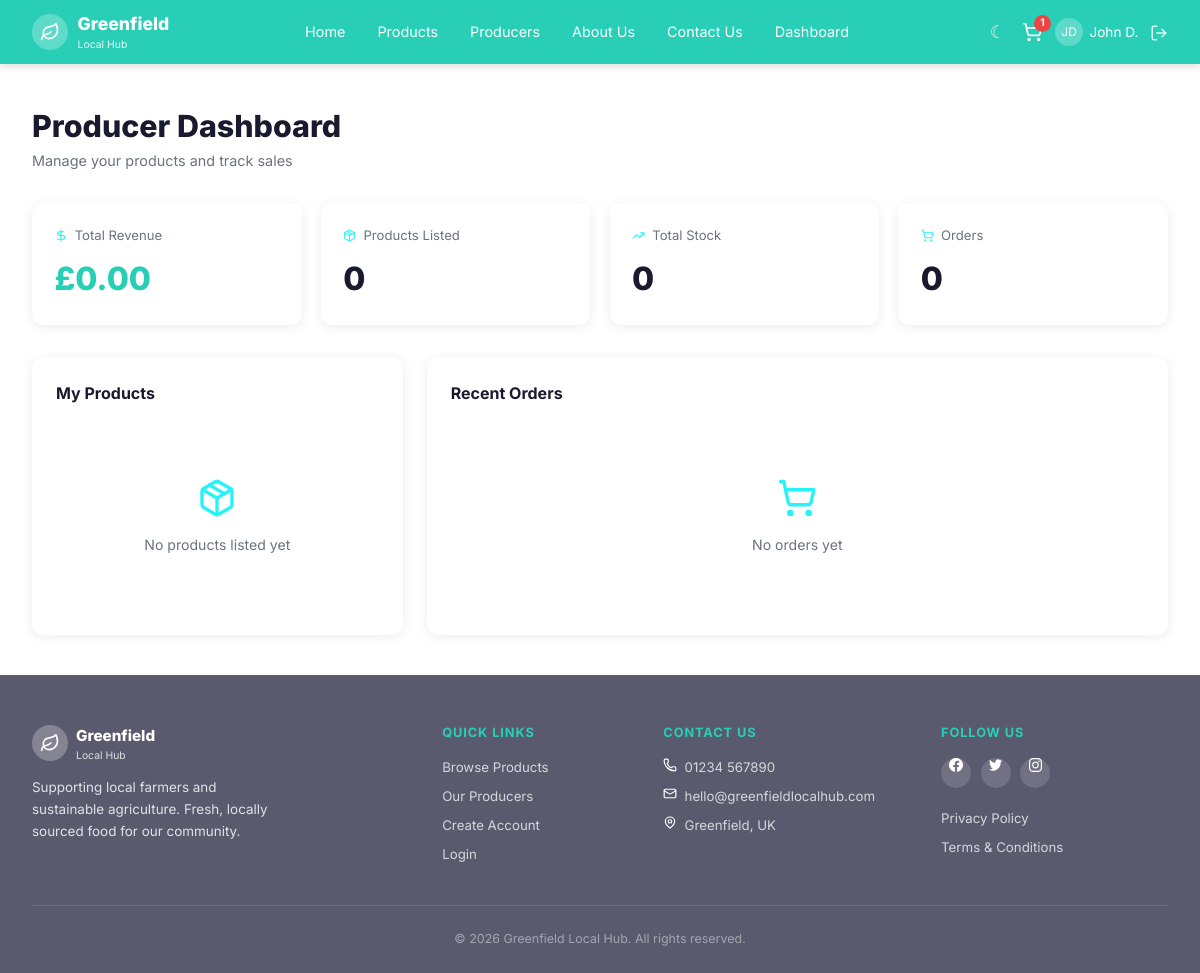
/dashboard/producer (signed in), run on the app's committed database.
### model.py (models this page shows, shortened)
class User(db.Model):
    __tablename__ = 'users'
    id = db.Column(db.Integer, primary_key=True)
    first_name = db.Column(db.String(100), nullable=False)
    last_name = db.Column(db.String(100), nullable=False)
    email = db.Column(db.String(200), unique=True, nullable=False)
    password_hash = db.Column(db.String(256), nullable=False)
    role = db.Column(db.String(20), default='customer')  # customer, producer, admin
    phone_number = db.Column(db.String(30))
    address = db.Column(db.Text)
    accessibility_preferences = db.Column(db.Text)
    is_active = db.Column(db.Boolean, default=True)
    security_question = db.Column(db.String(300))
    security_answer = db.Column(db.String(200))
    loyalty_points = db.Column(db.Integer, default=0)
    created_at = db.Column(db.DateTime, default=datetime.utcnow)
    cart_items = db.relationship('CartItem', backref='user', lazy=True,
                                 foreign_keys='CartItem.user_id')
    orders = db.relationship('Order', backref='user', lazy=True)
    @property
    def initials(self):
        return f"{self.first_name[0]}{self.last_name[0]}".upper()

### app.py (the view)
@app.route('/dashboard/producer')
@login_required
def dashboard_producer():
    user = get_current_user()
    if user.role != 'producer':
        return redirect(url_for(f'dashboard_{user.role}'))
    producer = Producer.query.filter_by(user_id=user.id).first()
    prods = Product.query.filter_by(producer_id=producer.id).all() if producer else []
    total_stock = sum(p.stock for p in prods)
    prod_ids = [p.id for p in prods]
    order_items = OrderItem.query.filter(
        OrderItem.product_id.in_(prod_ids)).all() if prod_ids else []
    order_ids = list({oi.order_id for oi in order_items})
    orders = Order.query.filter(Order.id.in_(order_ids))\
                        .order_by(Order.created_at.desc()).limit(5).all() \
        if order_ids else []
    total_revenue = sum(oi.price * oi.quantity for oi in order_items)
    return render_template('dashboard/producer.html', user=user,
                           producer=producer, products=prods,
                           total_stock=total_stock, total_revenue=total_revenue,
                           orders=orders)

### app.py (called while the page is built)
def get_current_user():
    if 'user_id' in session:
        return db.session.get(User, session['user_id'])
    return None

def get_cart_count():
    user = get_current_user()
    if user:
        return CartItem.query.filter_by(user_id=user.id).count()
    sid = session.get('guest_sid')
    if sid:
        return CartItem.query.filter_by(session_id=sid).count()
    return 0

def login_required(f):
    @wraps(f)
    def decorated(*args, **kwargs):
        if 'user_id' not in session:
            flash('Please log in to access this page.', 'error')
            return redirect(url_for('login'))
        return f(*args, **kwargs)
    return decorated

@app.context_processor
def inject_globals():
    return {
        'current_user': get_current_user(),
        'cart_count': get_cart_count(),
    }

### templates/dashboard/producer.html (shortened to what this page needs)
{% extends 'base.html' %}
{% block content %}
<div class="dash-page">
    <div class="dash-header">
        <h1>Producer Dashboard</h1>
        <p>Manage your products and track sales</p>
    </div>
    <div class="dash-stat-grid">
        <div class="stat-card">
            <div class="stat-card-hd"><img src="{{ url_for('static', filename='images/icons/dollar-sign.svg') }}" alt="revenue" class="icon-svg"> Total Revenue</div>
            <div class="stat-card-val green">£{{ '%.2f'|format(total_revenue) }}</div>
        </div>
        <div class="stat-card">
            <div class="stat-card-hd"><img src="{{ url_for('static', filename='images/icons/package.svg') }}" alt="package" class="icon-svg"> Products Listed</div>
            <div class="stat-card-val">{{ products|length }}</div>
        </div>
        <div class="stat-card">
            <div class="stat-card-hd"><img src="{{ url_for('static', filename='images/icons/trending-up.svg') }}" alt="trending" class="icon-svg"> Total Stock</div>
            <div class="stat-card-val">{{ total_stock }}</div>
        </div>
        <div class="stat-card">
            <div class="stat-card-hd"><img src="{{ url_for('static', filename='images/icons/shopping-cart.svg') }}" alt="cart" class="icon-svg"> Orders</div>
            <div class="stat-card-val">{{ orders|length }}</div>
        </div>
    </div>
    <div class="dash-two-col">
        <div class="dash-card" style="grid-column:1/2;">
            <div class="dash-card-title">My Products</div>
            {% if products %}
            {% for p in products %}
            <div class="prod-list-row">
                {% if p.image %}
                <img src="{{ p.image }}" alt="{{ p.name }}" class="prod-list-img">
                {% else %}
                <div class="prod-list-img-ph"><img src="{{ url_for('static', filename='images/icons/leaf.svg') }}" alt="leaf" class="icon-svg"></div>
                {% endif %}
                <div style="flex:1;">
                    <div class="prod-list-name">{{ p.name }}</div>
                    <div class="prod-list-meta">
                        Stock: {{ p.stock }} &nbsp;.&nbsp;
                        £{{ '%.2f'|format(p.price) }}/{{ p.unit }}
                    </div>
                </div>
                {% if p.in_stock %}
                <span class="badge-in">In Stock</span>
                {% else %}
                <span class="badge-out">Out of Stock</span>
                {% endif %}
            </div>
            {% endfor %}
            {% else %}
            <div class="empty-state">
                <div class="empty-icon"><img src="{{ url_for('static', filename='images/icons/package.svg') }}" alt="package" class="icon-svg"></div>
                <p>No products listed yet</p>
            </div>
            {% endif %}
        </div>
        <div class="dash-card">
            <div class="dash-card-title">Recent Orders</div>
            {% if orders %}
            {% for order in orders %}
            <div class="prod-list-row">
                <div style="flex:1;">
                    <div style="font-weight:600;font-size:.88rem;">Order #{{ order.id }}</div>
                    <div style="font-size:.78rem;color:var(--text-light);">
                        {{ order.created_at.strftime('%d %b %Y') }}
                        &nbsp;.&nbsp; {{ order.status|capitalize }}
                    </div>
                </div>
                <div style="font-weight:700;">£{{ '%.2f'|format(order.total) }}</div>
            </div>
            {% endfor %}
            {% else %}
            <div class="empty-state">
                <div class="empty-icon"><img src="{{ url_for('static', filename='images/icons/shopping-cart.svg') }}" alt="cart" class="icon-svg"></div>
                <p>No orders yet</p>
            </div>
            {% endif %}
        </div>
    </div>
</div>
{% endblock %}

### templates/base.html (shortened to what this page needs)
<!DOCTYPE html>
<html lang="en">
<head>
    <link rel="stylesheet" href="{{ url_for('static', filename='css/style.css') }}">
</head>
<body>
<nav class="navbar">
    <a href="{{ url_for('index') }}" class="nav-logo">
        <div class="logo-icon"><img src="{{ url_for('static', filename='images/icons/leaf.svg') }}" alt="leaf" class="icon-svg"></div>
        <div>
            <span class="logo-text-main">Greenfield</span>
            <span class="logo-text-sub">Local Hub</span>
        </div>
    </a>
    <div class="nav-links" id="nav-links">
        <a href="{{ url_for('index') }}">Home</a>
        <a href="{{ url_for('products') }}">Products</a>
        <a href="{{ url_for('producers') }}">Producers</a>
        <a href="{{ url_for('about') }}">About Us</a>
        <a href="{{ url_for('contact') }}">Contact Us</a>
        {% if current_user %}
        <a href="{{ url_for('dashboard_' ~ current_user.role) }}">Dashboard</a>
        {% endif %}
    </div>
    <div class="nav-right">
        <button id="theme-toggle" class="theme-btn" title="Toggle dark mode"><img src="{{ url_for('static', filename='images/icons/moon.svg') }}" alt="Toggle" class="icon-svg"></button>
        <a href="{{ url_for('cart') }}" class="nav-cart">
            <img src="{{ url_for('static', filename='images/icons/shopping-cart.svg') }}" alt="cart" class="icon-svg">
            {% if cart_count > 0 %}
            <span class="cart-badge">{{ cart_count }}</span>
            {% endif %}
        </a>
        {% if current_user %}
        <div class="nav-user-info">
            <div class="nav-user-icon">{{ current_user.initials }}</div>
            <span>{{ current_user.first_name }} {{ current_user.last_name[0] }}.</span>
        </div>
        <a href="{{ url_for('logout') }}" class="nav-logout" title="Logout"><img src="{{ url_for('static', filename='images/icons/log-out.svg') }}" alt="log-out" class="icon-svg"></a>
        {% else %}
        <a href="{{ url_for('login') }}" class="btn-nav-login">Login</a>
        <a href="{{ url_for('register') }}" class="btn-nav-register">Register</a>
        {% endif %}
    </div>
</nav>
{% block content %}{% endblock %}
<footer class="footer">
    <div class="footer-inner">
        <div class="footer-brand">
            <div class="brand-logo">
                <div class="logo-icon"><img src="{{ url_for('static', filename='images/icons/leaf.svg') }}" alt="leaf" class="icon-svg"></div>
                <div>
                    <span style="font-size:.95rem; font-weight:800;">Greenfield</span>
                    <span style="font-size:.65rem; font-weight:400; opacity:.8; display:block;">Local Hub</span>
                </div>
            </div>
            <p>Supporting local farmers and sustainable agriculture. Fresh, locally sourced food for our community.</p>
        </div>
        <div class="footer-col">
            <h4>Quick Links</h4>
            <a href="{{ url_for('products') }}">Browse Products</a>
            <a href="{{ url_for('producers') }}">Our Producers</a>
            <a href="{{ url_for('register') }}">Create Account</a>
            <a href="{{ url_for('login') }}">Login</a>
        </div>
        <div class="footer-col">
            <h4>Contact Us</h4>
            <span><img src="{{ url_for('static', filename='images/icons/phone.svg') }}" alt="phone" class="icon-svg"> 01234 567890</span>
            <span><img src="{{ url_for('static', filename='images/icons/mail.svg') }}" alt="mail" class="icon-svg"> hello@greenfieldlocalhub.com</span>
            <span><img src="{{ url_for('static', filename='images/icons/map-pin.svg') }}" alt="location" class="icon-svg"> Greenfield, UK</span>
        </div>
        <div class="footer-col">
            <h4>Follow Us</h4>
            <div class="footer-social">
                <a href="https://en-gb.facebook.com/" class="soc-icon"><img src="{{ url_for('static', filename='images/icons/facebook.svg') }}" alt="facebook" class="icon-svg"></a>
                <a href="https://x.com/?lang=en-gb" class="soc-icon"><img src="{{ url_for('static', filename='images/icons/twitter.svg') }}" alt="twitter" class="icon-svg"></a>
                <a href="https://www.instagram.com/" class="soc-icon"><img src="{{ url_for('static', filename='images/icons/instagram.svg') }}" alt="instagram" class="icon-svg"></a>
            </div>
            <a href="{{ url_for('privacy') }}">Privacy Policy</a>
            <a href="{{ url_for('terms') }}">Terms & Conditions</a>
        </div>
    </div>
    <div class="footer-bottom">
        &copy; 2026 Greenfield Local Hub. All rights reserved.
    </div>
</footer>
</body>
</html>

### data on the page
User: initials "JD", first_name "John", last_name "D"

### other printed values
{{ cart_count }} "1"
{{ '%.2f'|format(total_revenue) }} "0.00"
{{ products|length }} "0"
{{ total_stock }} "0"
{{ orders|length }} "0"
